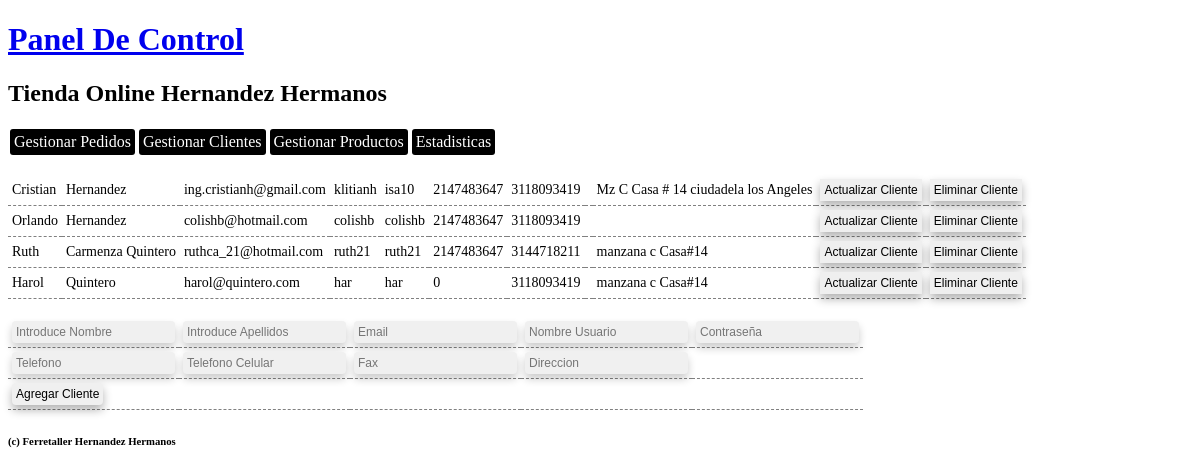
Screenshot of /admin/clientes.php with the database file from the repository.
### tables this page shows
CREATE TABLE IF NOT EXISTS `clientes` (
  `id` int(100) NOT NULL AUTO_INCREMENT,
  `nombre` varchar(255) DEFAULT NULL,
  `apellidos` varchar(255) DEFAULT NULL,
  `email` varchar(255) DEFAULT NULL,
  `usuario` varchar(255) DEFAULT NULL,
  `contrasena` varchar(255) DEFAULT NULL,
  `telefono` int(12) DEFAULT NULL,
  `celular` bigint(12) DEFAULT NULL,
  `fax` varchar(255) DEFAULT NULL,
  `direccion` varchar(255) DEFAULT NULL,
  `dninif` varchar(255) DEFAULT NULL,
  PRIMARY KEY (`id`)
);

### admin/clientes.php (the view, shortened to what this page needs)
<?php include("cabecera.php");		?>
<br>
<table>
<?php
$consulta=mysql_query("SELECT *from clientes");
while($fila=mysql_fetch_array($consulta)){
	echo '<tr>';
	echo '<td>'.$fila['nombre'].'</td>
	<td>'.$fila['apellidos'].'</td>
	<td>'.$fila['email'].'</td>
	<td>'.$fila['usuario'].'</td>
	<td>'.$fila['contrasena'].'</td>
	<td>'.$fila['telefono'].'</td>
	<td>'.$fila['celular'].'</td>
	<td>'.$fila['fax'].'</td>
	<td>'.$fila['direccion'].'</td>
	<td><a href="actualizarcliente.php"><button>Actualizar Cliente</button> </a></td>
	<td><a href="eliminarcliente.php?id='.$fila['id'].'"><button>Eliminar Cliente</button> </a></td>
	';
}
?>
</table>
<br>
<table>
    <tr>
        <form action="nuevocliente.php" method="post">
        <td><input type="text" name="nombre" placeholder="Introduce Nombre" required="required"/>      </td>
        <td><input type="text" name="apellidos" placeholder="Introduce Apellidos" required="required" />      </td>
        <td><input type="email" name="email" placeholder="Email" required="required" /></td>
      <td><input type="text" name="usuario" placeholder="Nombre Usuario" required="required" /></td>
        <td><input type="password" name="contrasena"  placeholder="Contraseña" required="required"/> </td>
      <tr>  <td><input type="text" name="telefono" placeholder="Telefono" />       </td>
        <td><input type="text" name="celular" placeholder="Telefono Celular" required="required" />      </td>
        <td><input type="text" name="fax" placeholder="Fax" />     </td>
         <td><input type="text" name="direccion" placeholder="Direccion" required="required" />      </td></tr>
        <td><input type="submit" value="Agregar Cliente" class="boton"/>      </td>
        <td></td>
        </form>
    </tr>
</table>
<?php include("piedepagina.php");		?>

### css/estiloadmin.css (style rules this page uses)
table { border-collapse:collapse; font-size:14px; }
td { padding:4px; }
tr { border-bottom:1px dashed grey; }
input { border:0px; box-shadow:0px 5px 8px rgba(0,0,0,0.2); padding:4PX; background:rgb(240,240,240); border-radius:4px; font-size:12px; }
.boton, button { font-size:12px; box-shadow:0px 5px 10px rgba(0,0,0,0.3); padding:4px; border:0px; }

### rows the page displays
clientes: nombre "Cristian", apellidos "Hernandez", email "ing.cristianh@gmail.com", usuario "klitianh", contrasena "isa10", telefono "2147483647", celular "3118093419", direccion "Mz C Casa # 14 ciudadela los Angeles"
clientes: nombre "Orlando", apellidos "Hernandez", email "colishb@hotmail.com", usuario "colishb", contrasena "colishb", telefono "2147483647", celular "3118093419"
clientes: nombre "Ruth", apellidos "Carmenza Quintero", email "ruthca_21@hotmail.com", usuario "ruth21", contrasena "ruth21", telefono "2147483647", celular "3144718211", direccion "manzana c Casa#14"
clientes: nombre "Harol", apellidos "Quintero", email "harol@quintero.com", usuario "har", contrasena "har", telefono "0", celular "3118093419", direccion "manzana c Casa#14"
